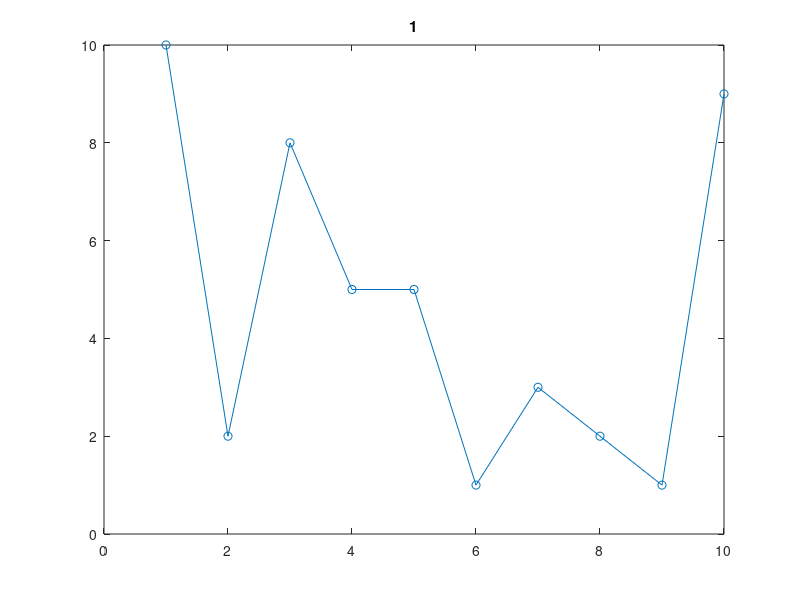
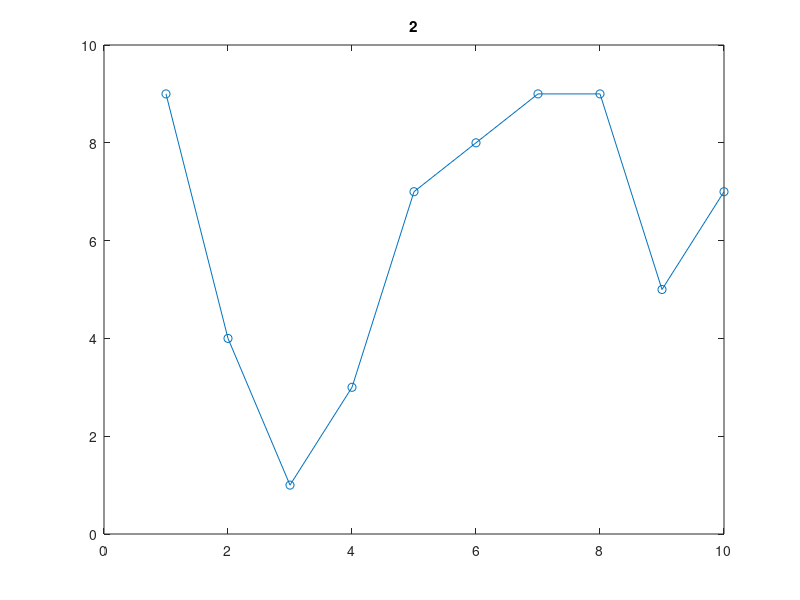
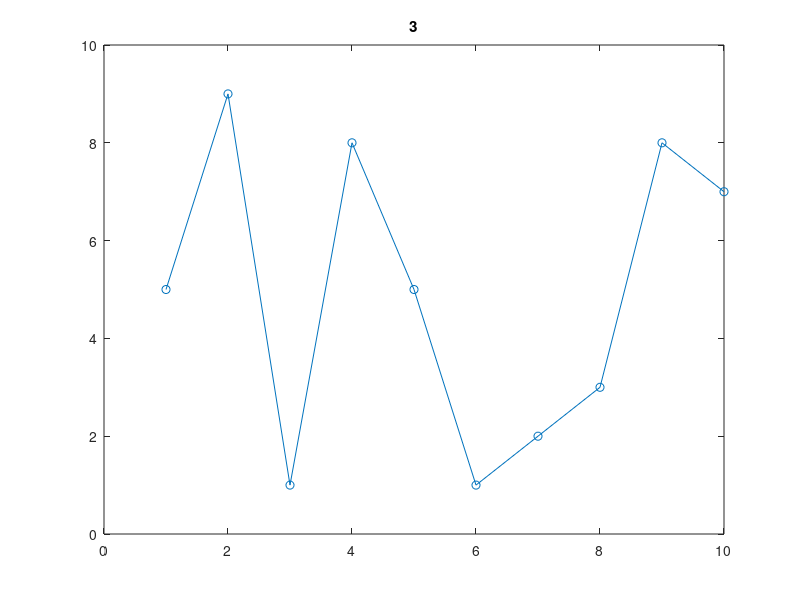
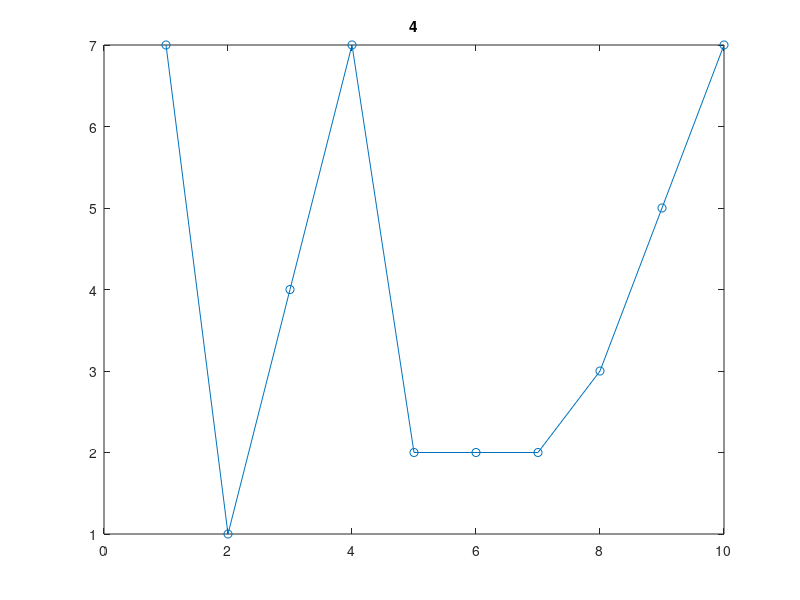

The MATLAB script that drew these images, in order:
%%% demo 
clear
clc
close all

to_plot_data=randi([1,10],10,10);
x_data=1:1:10;

for i=1:10
    figure;
    plot(x_data,to_plot_data(i,:),'-o')
    title(num2str(i))
    waitforbuttonpress
    close all
end
